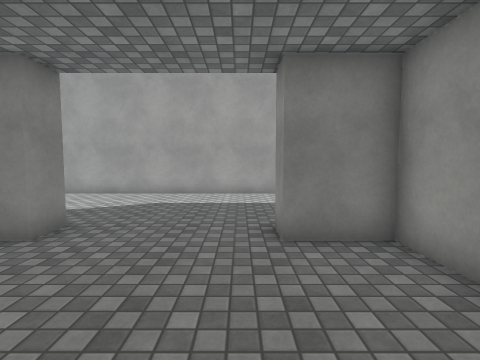
[1] (above)

16 first-person views from a walk through a 3-D level made in the Unity game engine. The camera is 1.4 m above the floor, tilts 4° down and sees 85° across. The floor is counted in squares, 1 m on a side. Each view is taken from the middle of a square. On the plan, view 1 faces up. The plan holds only what a view shows up to about 13 squares ahead; the rest is blank. The place goes on beyond the plan. The player is left out. Some animated figures are left out. Surface patterns are stand-ins for the level's own textures.

[2]
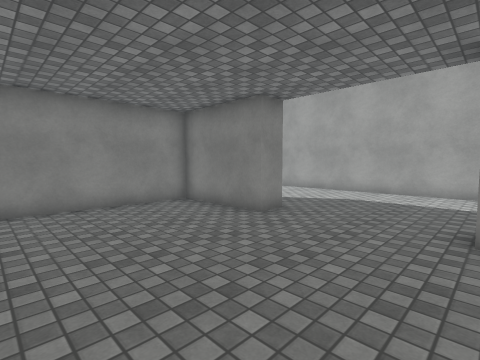

[3]
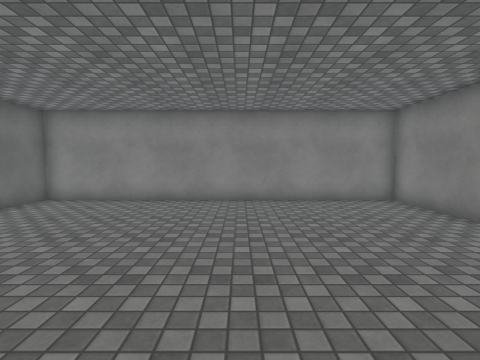

[4]
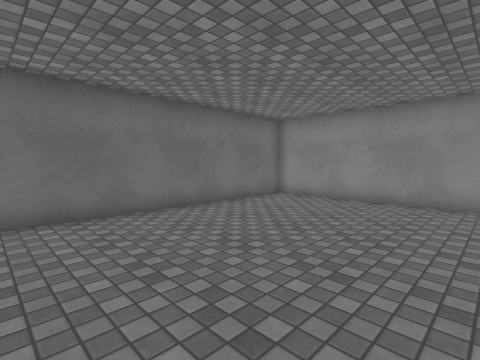

[5]
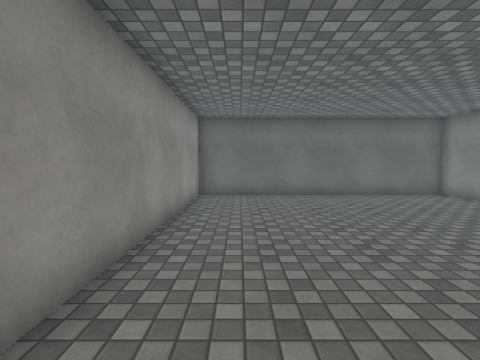

[6]
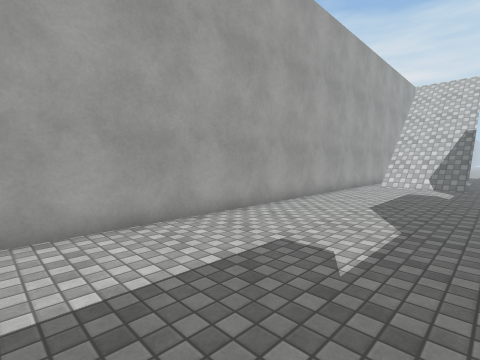

[7]
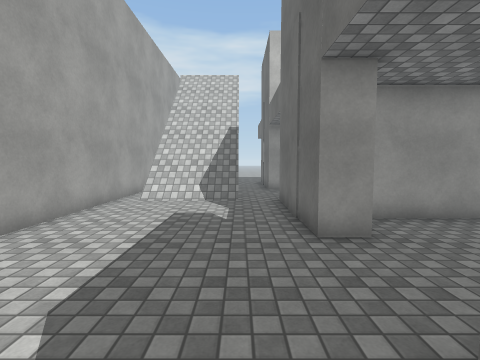

[8]
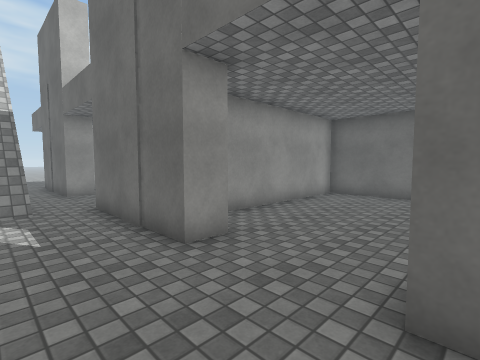

[9]
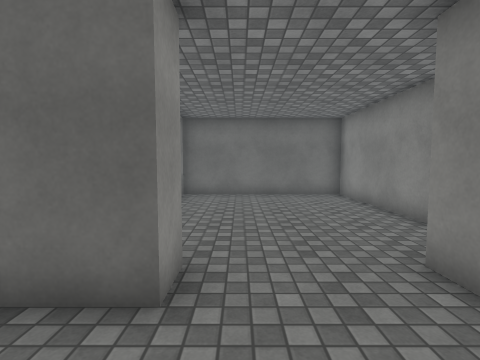

[10]
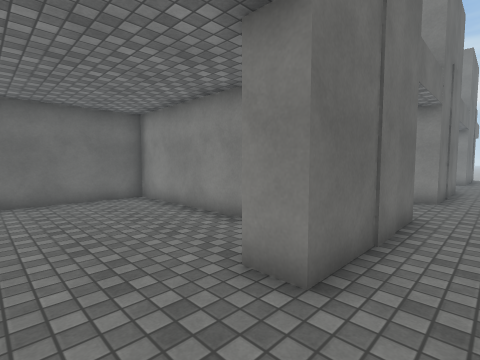

[11]
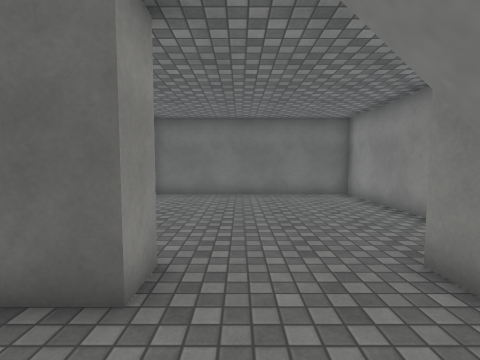

[12]
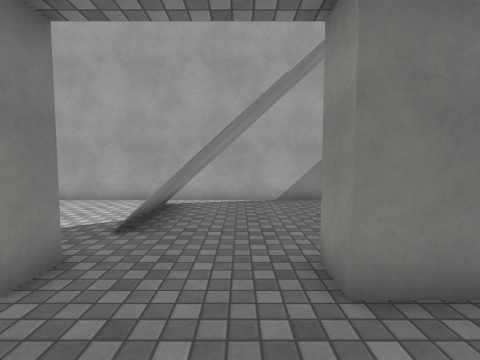

[13]
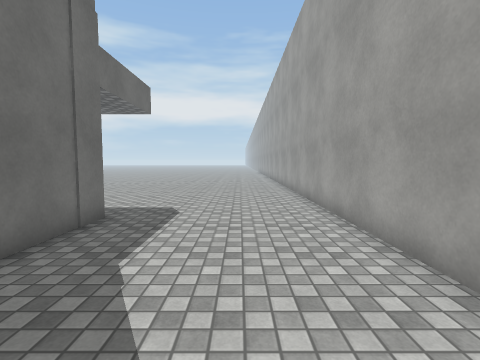

[14]
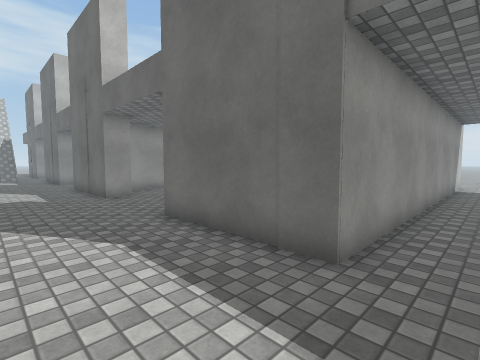

[15]
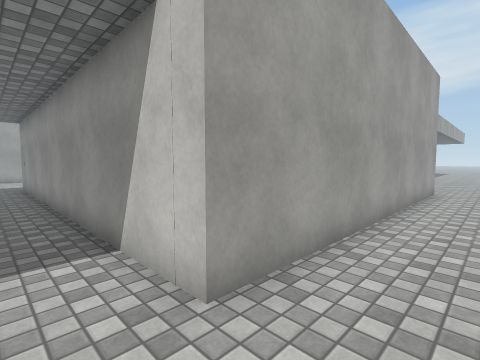

[16]
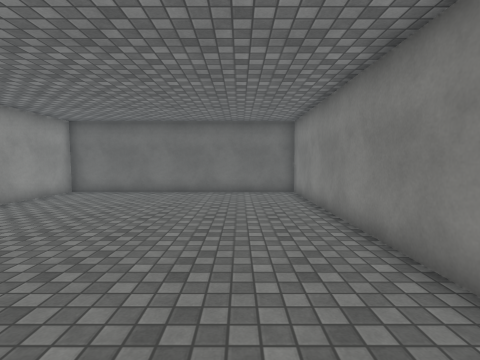

### Floor plan
Points are (right, up) in squares from view 1. A wall is a line through its corners. A room is listed if a view was taken in it or the views show most of it. See-through windows are left out.
Room 1 (views 1, 2, 3, 4, 5, 6, 7, 8, 9, 10, 11, 12, 13, 14, 16)
walls: (2.7, 2.9) (2.7, 4.6) (0.8, 4.6) (0.8, 5.6) (5.5, 5.6) (5.5, 4.5); (3.7, 2.2) (3.7, -3.1) (10.4, -3.1) (10.4, 3.8); (8.8, 4.5) (8.8, 5.6) (13.5, 5.6) (13.5, 4.5); (11.4, 2.5) (11.4, -3.1) (18.5, -3.1); (-8.5, -9) (-8.5, 5.6) (-3.7, 5.6) (-3.7, 4.6) (-7.5, 4.6) (-7.5, -8) (2.7, -8) (2.7, 1.2); (18.5, 4.6) (17.1, 4.6) (17.1, 5.6) (18.5, 5.6); (18.5, 11.5) (-10.5, 11.5)
low walls: (14.1, 7.1) (13.6, 7.1)
ways out: opening at (-9.5, -10) to room 2
Room 2 (view 15)
walls: (3.8, -9) (-8.5, -9)
ways out: opening at (-9.5, -10) to room 1

Positions as (right, up) in squares from view 1, and headings:
1: (0, 0), facing up
2: (1, -1), facing up-left
3: (2, -1), facing left
4: (2, -1), facing down-left
5: (1, 3), facing down
6: (-2, 6), facing up-right
7: (4, 7), facing right
8: (5, 8), facing down-right
9: (8, 8), facing down
10: (16, 7), facing down-left
11: (16, 8), facing down
12: (16, 2), facing up
13: (-2, 9), facing left
14: (-10, 9), facing down-right
15: (-10, -11), facing up-right
16: (-5, 4), facing down
